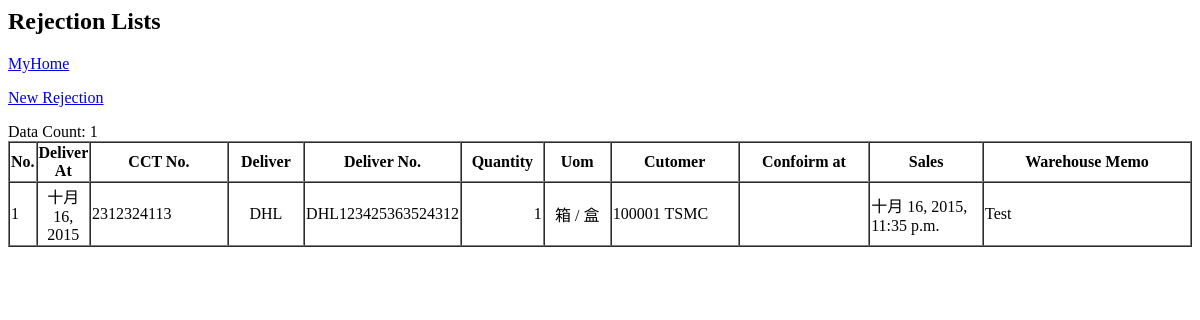
/rejectionlist/, run on an earlier commit of the app's database.
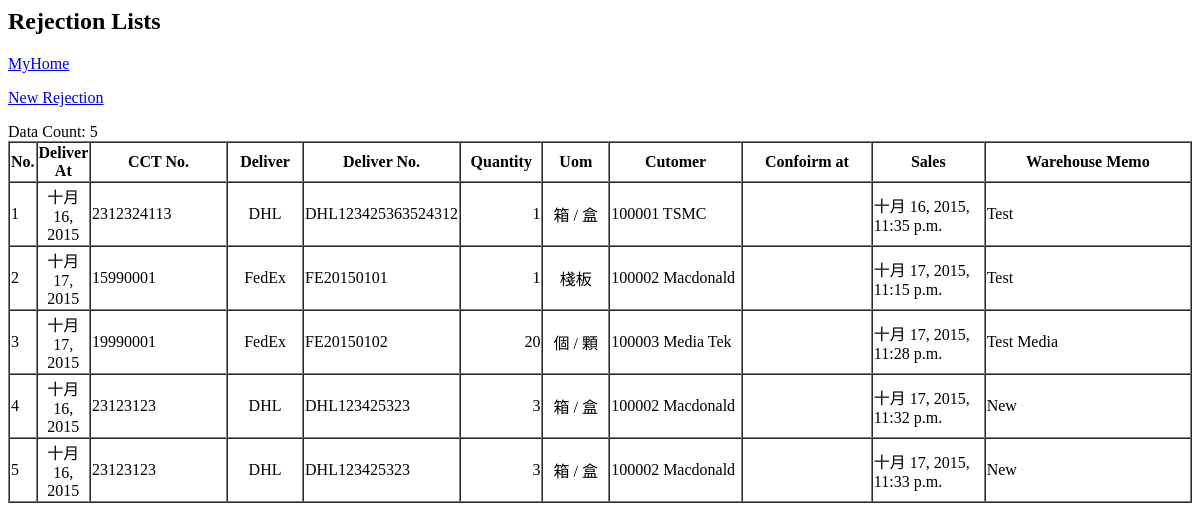
And on a later commit of the database.
### receive/models.py (models this page shows, shortened)
class Rejection(models.Model):
	customer = models.ForeignKey(Customer)
	deliver = models.CharField(max_length=30, blank=False )
	deliver_num = models.CharField(max_length=30 )
	cctno = models.CharField(max_length=10 , blank=True, null=True)
	quantity = models.IntegerField(default=1)
	uom = models.ForeignKey(Catcode)
	wmemo = models.TextField(blank=True, null=True)
	smemo = models.TextField(blank=True, null=True)
	deliver_at = models.DateField( default= timezone.now)
	create_at = models.DateTimeField(auto_now_add=True, auto_now = False)
	update_at = models.DateTimeField(auto_now_add=False, auto_now = True)
	class Meta:
		ordering = ['id']

### base/models.py (models this page shows)
class Catcode(models.Model):
       scode = models.CharField(max_length=4, blank=False, null=False) #System
       tcode = models.CharField(max_length=4, blank=True, null=True) #Type
       icode = models.CharField(max_length=4, blank=True, null=True)
       describtion = models.CharField(max_length=60, blank=False, null=False)
       describtion2 = models.CharField(max_length=60, blank=True, null=True)
       is_embedded = models.BooleanField(default=True)
       create_at = models.DateTimeField(auto_now_add=True, auto_now=False)
       update_at = models.DateTimeField(auto_now_add=False, auto_now=True)
       class Meta:
              unique_together = ("scode", "tcode", "icode" ,)
       def __str__(self):
              return self.describtion

class Customer(models.Model):
       cust_num = models.CharField(max_length=8, unique=True)
       title = models.CharField(max_length=30, blank=False)
       sales = models.ForeignKey(User)
       is_active = models.BooleanField(default=True)
       create_at = models.DateTimeField(auto_now_add=True, auto_now=False)
       update_at = models.DateTimeField(auto_now_add=False, auto_now=True)
       def __str__(self):
              return self.cust_num + ' ' + self.title

### receive/views.py (the view)
# urls.py: url(r'^rejectionlist/$', 'receive.views.rejectionlist', name='rejectionlist'),
def rejectionlist(request):
	title='Rejection Lists'
	rejections = Rejection.objects.all()
	return render(request, 'rejectionlist.html', locals())

### templates/rejectionlist.html
<h2>{{title}}</h2><p>
<a href="/">MyHome</a><p>
<a href="/rejectionform">New Rejection</a><p>
Data Count: {{rejections|length}}
<table border=1 cellspacing="0">
	<tr>
		<th align:'center' width:'100'>No.</th>
		<th align:'center' width:'180'>Deliver At</th>
		<th align=center width="200">CCT No.</th>
		<th align=center width="100">Deliver</th>
		<th align='center' width="100">Deliver No.</th>
		<th align='center' width="100">Quantity</th>
		<th width="100">Uom</th>
		<th width="200">Cutomer</th>
		<th width="200">Confoirm at</th>
		<th width="200">Sales</th>
		<th width="360">Warehouse Memo</th>
	</tr>
	{% for r in rejections %}
	<tr>
		<td>{{ forloop.counter }}</td>
		<td align=center>{{r.deliver_at}}</td>
		<td>{{r.cctno}}</td>
		<td align=center>{{r.deliver}}</td>
		<td>{{r.deliver_num}}</td>
		<td align=right>{{r.quantity}}</td>
		<td align=center>{{r.uom}}</td>
		<td>{{r.customer}}</td>
		<td>{{r.customer_set.user_set.fullname }}</td>
		<td>{{r.update_at}}</td>
		<td>{{r.wmemo}}</td>
	</tr>
	{% empty %}
		No Data !
	{% endfor %}
</table>

What changed in the data, as far as the page shows it:
added Rejection: deliver_at "十月 17, 2015", cctno "15990001", deliver "FedEx", deliver_num "FE20150101", quantity "1", uom "棧板", customer "100002 Macdonald", update_at "十月 17, 2015, 11:15 p.m.", wmemo "Test"
added Rejection: deliver_at "十月 17, 2015", cctno "19990001", deliver "FedEx", deliver_num "FE20150102", quantity "20", uom "個 / 顆", customer "100003 Media Tek", update_at "十月 17, 2015, 11:28 p.m.", wmemo "Test Media"
added Rejection: deliver_at "十月 16, 2015", cctno "23123123", deliver "DHL", deliver_num "DHL123425323", quantity "3", uom "箱 / 盒", customer "100002 Macdonald", update_at "十月 17, 2015, 11:32 p.m.", wmemo "New"
added Rejection: deliver_at "十月 16, 2015", cctno "23123123", deliver "DHL", deliver_num "DHL123425323", quantity "3", uom "箱 / 盒", customer "100002 Macdonald", update_at "十月 17, 2015, 11:33 p.m.", wmemo "New"
Also different on the page:
{{ rejections|length }}: "1" → "5"
